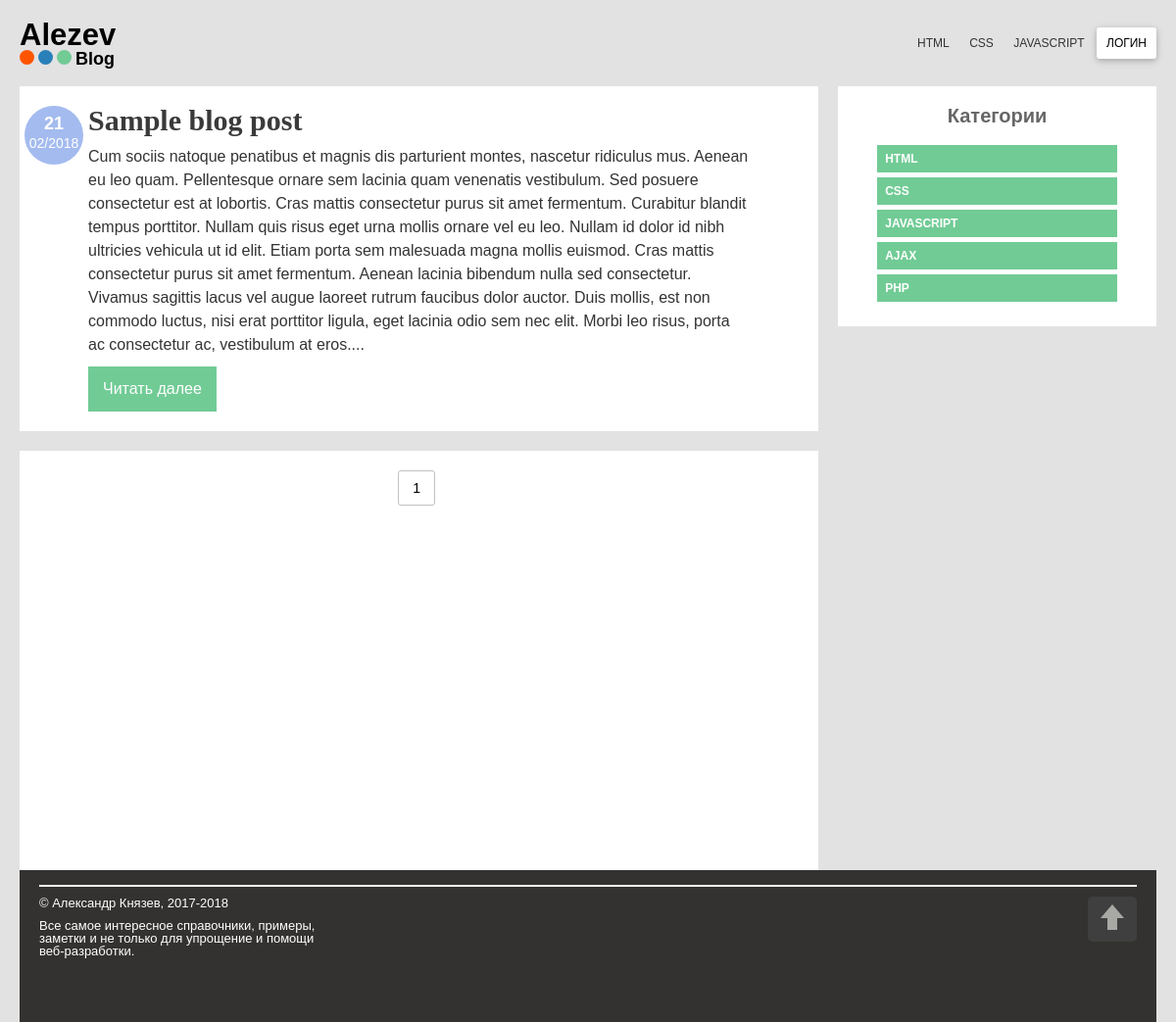
/category.php?id=1, run on the app's committed database.
### tables this page shows
CREATE TABLE `article` (
  `id` int(11) NOT NULL,
  `category` int(11) NOT NULL,
  `title` varchar(255) NOT NULL,
  `body` text NOT NULL,
  `date` timestamp NOT NULL DEFAULT CURRENT_TIMESTAMP,
  `description` varchar(255) NOT NULL,
  `tags` varchar(255) NOT NULL
);

CREATE TABLE `categories` (
  `id` int(11) NOT NULL,
  `name` varchar(255) NOT NULL
);

### lib/format_helper.php (called while the page is built, shortened)
<?php
function format_date_day($date){
	return date('j', strtotime($date));
}
function format_date_year($date){
	return date('m/Y', strtotime($date));
}
function shortenText($text, $chars = 1600){
	$text = $text." ";
	$text = substr($text, 0, $chars);
	$text = substr($text, 0, strrpos($text, ' '));
	$text = $text."...";
	return $text;
}
function shortenTitle($text, $chars = 86){
	$text = $text." ";
	$text = substr($text, 0, $chars);
	$text = substr($text, 0, strrpos($text, ' '));
	return $text;
}

### lib/Database.php (called while the page is built, shortened)
<?php
class Database {
	public $host = DB_HOST;
	public $username = DB_USER;
	public $password = DB_PASS;
	public $db_name = DB_NAME;
	public $link;
	public function connect(){
		$this->link = new mysqli($this->host, $this->username, $this->password, $this->db_name);
	}
	public function select($query){
		$result = $this->link->query($query) or die($this->link->errors.__LINE__);
		if($result->num_rows > 0){
			return $result;
		} else {
			return false;
		}
	}
}

### category.php (the view, shortened to what this page needs)
<?php
	include_once 'config/config.php';
	if(isset($_GET['id'])){
		if (!$category = (int)$_GET['id']) {
			header('Location: 404.php');
		} else {
		}
		$result = $mysqli->query("SELECT * FROM article
				INNER JOIN categories
				ON article.category = categories.id
				WHERE category = ".$category." ORDER BY article.id DESC");
		$posts = $result->fetch_assoc();
	} else {
		$result = $mysqli->query("SELECT * FROM article ORDER BY id DESC");
		$posts = $result->fetch_assoc();;
	}
?>
<?php include_once 'includes/header.php'; ?>
<?php
$on_page = 6;
$query = "SELECT COUNT(*) FROM article WHERE category = ".$category." ORDER BY date DESC";
$res = mysqli_query($mysqli, $query);
$count_records = mysqli_fetch_row($res);
$count_records = $count_records[0];
$num_pages = ceil($count_records / $on_page);
$current_page = isset($_GET['page']) ? (int)$_GET['page'] : 1;
if ($current_page < 1 && $current_page = (string)$_GET['page'])
{
	$current_page = header("Location: 404.php");
}
elseif ($current_page > $num_pages)
{
    $current_page = $num_pages;
}
$start_from = ($current_page - 1) * $on_page;
$query = "SELECT * FROM article WHERE category = ".$category." ORDER BY category = ".$category.", date DESC LIMIT $start_from, $on_page";
$res = mysqli_query($mysqli, $query);
?>
<?php if($posts) : ?>
	<?php while($row = mysqli_fetch_assoc($res))  : ?>
		<article class="single-block">
			<div class="post-content">
				<div class="post-date">
					<span class="date-down"><?php echo format_date_day($row['date']); ?></span>
					<span><?php echo format_date_year($row['date']); ?></span>
				</div>
				<h1><a href="post.php?id=<?php echo urlencode($row['id']) ?>"><?php echo shortenTitle($row['title']); ?></a></h1>
				<p class="post-text"><?php echo shortenText($row['body']); ?></p>
				<a href="post.php?id=<?php echo urlencode($row['id']) ?>" class="read-more">Читать далее</a>
			</div>
		</article>
	<?php endwhile; ?>
		<div class="nav-page">
			<ul class="pagination">
				<?php for ($page = 1; $page <= $num_pages; $page++) { ?>
					<li><a href="category.php?id=<?php echo $category; ?>&page=<?php echo urlencode($page);?>"><?php echo $page;?></a></li>
				<?php } ?>
			</ul>
		</div>
<?php else : ?>
	<p class="blank">В этой категории нет статей.</p>
<?php endif; ?>
<?php include_once 'includes/footer.php'; ?>

### includes/footer.php (shortened to what this page needs)
</div>
		<aside class="sidebar">
			<h3>Категории</h3>
			<?php if($categories_all) : ?>
			<ul>
				<?php while($row = $categories_all->fetch_assoc()) : ?>
					<li><a href="category.php?id=<?php echo $row['id']; ?>"><?php echo $row['name']; ?></a></li>
				<?php endwhile; ?>
			</ul>
			<?php else : ?>
				<p>Нету категорий</p>
			<?php endif; ?>
		</aside>
		<footer>
			<div class="line-bottom"></div>
			<div class="footer-copyright">
				<p>© Александр Князев, 2017-2018</p>
				<p>Все самое интересное справочники, примеры, заметки и не только для упрощение и помощи веб-разработки.</p>
			</div>
			<div class="button-top">
				<div class="pointer-left"></div>
				<div class="pointer-right"></div>
			</div>
		</footer>
	</div>
</body>
</html>

### includes/css/style.css (style rules this page uses)
html, body, div, span, applet, object, iframe, h1, h2, h3, h4, h5, h6, p, blockquote, pre, a, abbr, acronym, address, big, cite, code, del, dfn, em, img, ins, kbd, q, s, samp, small, strike, strong, sub, sup, tt, var, b, u, i, center, dl, dt, dd, ol, ul, li, fieldset, form, label, legend, table, caption, tbody, tfoot, thead, tr, th, td, article, aside, canvas, details, embed, figure, figcaption, footer, header, hgroup, menu, nav, output, ruby, section, summary, time, mark, audio, video { margin: 0; padding: 0; font-size: 100%; vertical-align: baseline; }
article, aside, details, figcaption, figure, footer, header, hgroup, menu, nav, section { display: block; }
body { line-height: 1; }
body { background: #E3E2E2FF; font-family: Trebuchet MS, Helvetica, sans-serif; font-size: 16px; }
.single-block { padding: 20px 70px; border-bottom: 20px solid #E3E2E2FF; }
.post-content h1 { line-height: 1; font-family: Palatino Linotype, serif; font-size: 30px; font-weight: bold; padding: 0 0 10px 0; }
.post-content>h1>a { text-decoration: none; color: #3A3A3AFF; }
.post-content>p { line-height: 1.5; font-family: Trebuchet MS, Helvetica, sans-serif; font-size: 16px; color: #333; }
.post-date { font-size: 14px; width: 60px; height: 60px; background: #A4BBEFFF; border-radius: 50%; margin-top: 0px; margin-left: -65px; position: absolute; text-align: center; color: #FFFFFF; text-transform: uppercase; line-height: 1.2; }
.date-down { display: block; font-size: 18px; font-weight: bold; margin-top: 8px; }
.read-more { display: inline-block; background: #71CB95FF; padding: 15px; color: white; text-decoration: none; margin-top: 10px; }
.nav-page { width: 100%; }
.pagination { padding: 20px; display: flex; flex-wrap: wrap; justify-content: center; list-style: none; }
.pagination a { display: block; padding: 10px 14px 10px 14px; margin: 0 5px 10px 0; border: 1px solid #C1C1C1FF; border-radius: 3px; text-decoration: none; color: black; font-size: 14px; font-family: Trebuchet MS, Helvetica, sans-serif; }
.sidebar { display: block; background: white; width: 28%; float: right; padding: 20px 0px; margin-bottom: 20px; }
.sidebar h3 { font-size: 20px; font-family: sans-serif; font-weight: bold; text-align: center; padding-bottom: 20px; color: rgba(0, 0, 0, 0.6);; }
.sidebar ul { padding: 0px 40px; list-style: none; }
.sidebar a { background: #71CB95FF; display: block; padding: 8px; text-decoration: none; color: white; font-size: 12px; margin-bottom: 5px; text-transform: uppercase; font-weight: bold; }
footer { height: 140px; background: #333230; padding: 15px 20px 0 20px; clear: both; }
.line-bottom { padding: 2px 0 0 0; background: white; margin-bottom: 10px; }
.footer-copyright { display: inline-block; font-size: 13px; color: white; float: left; }
.footer-copyright p { padding-bottom: 10px; width: 300px; }
.button-top { float: right; width: 50px; height: 46px; background: #434343FF; cursor: pointer; border-radius: 5px; opacity: 0.8; }
.pointer-left { display: block; position: relative; top: 8px; left: 0; right: 0; margin: 0 auto; width: 0px; height: 0px; border-left: 12px solid transparent; border-right: 12px solid transparent; border-bottom: 14px solid #C6C7C1FF; }
.pointer-right { position: relative; top: 5px; left: 0px; right: 0px; margin: 0 auto; width: 10px; height: 15px; background: #C6C7C1FF; }

### data on the page
article: date "21", date "02/2018", title "Sample blog post", body "Cum sociis natoque penatibus et magnis dis parturient montes, nascetur ridiculus mus. Aenean eu leo quam. Pellentesque ornare sem lacinia quam venenatis vestibulum. Sed posuere consectetur est at lobortis. Cras mattis consectetur purus sit amet fermentum. Curabitur blandit tempus porttitor. Nullam quis risus eget urna mollis ornare vel eu leo. Nullam id dolor id nibh ultricies vehicula ut id elit. Etiam porta sem malesuada magna mollis euismod. Cras mattis consectetur purus sit amet fermentum. Aenean lacinia bibendum nulla sed consectetur. Vivamus sagittis lacus vel augue laoreet rutrum faucibus dolor auctor. Duis mollis, est non commodo luctus, nisi erat porttitor ligula, eget lacinia odio…"
categories: name "HTML"
categories: name "CSS"
categories: name "JAVASCRIPT"
categories: name "AJAX"
categories: name "PHP"
